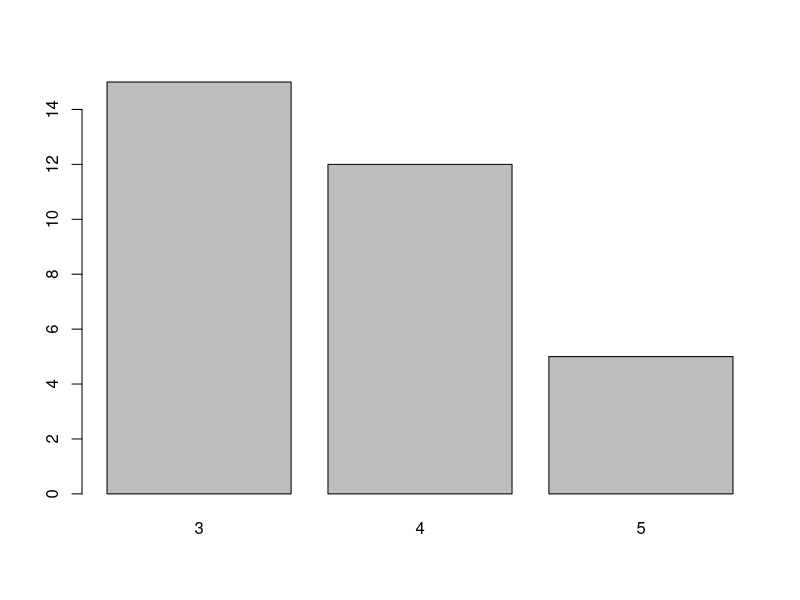
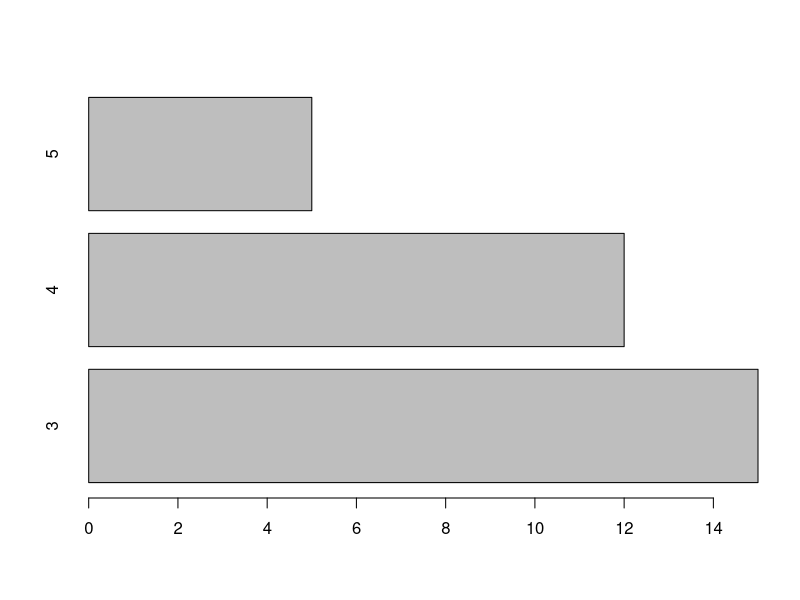
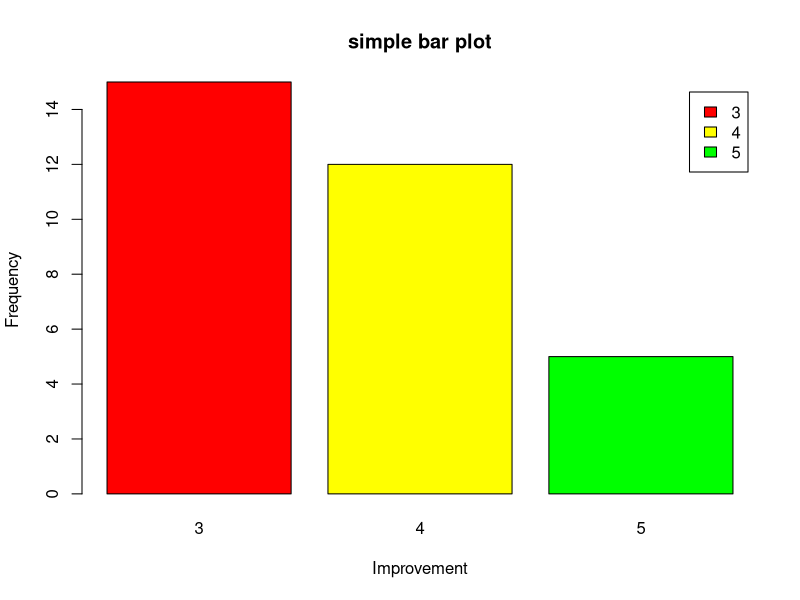
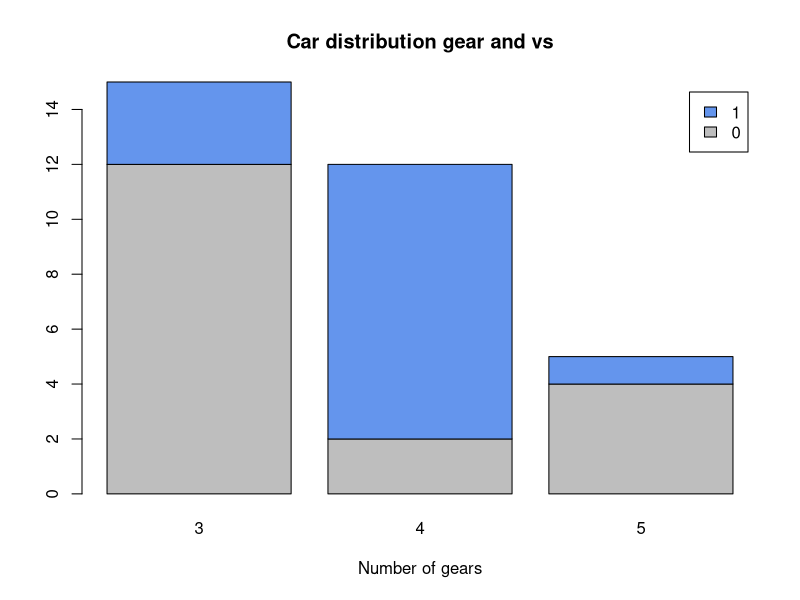
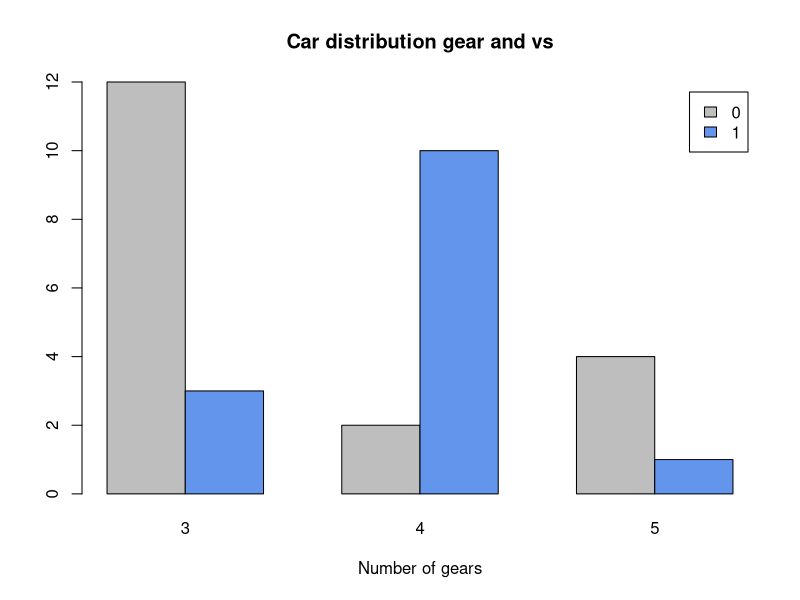
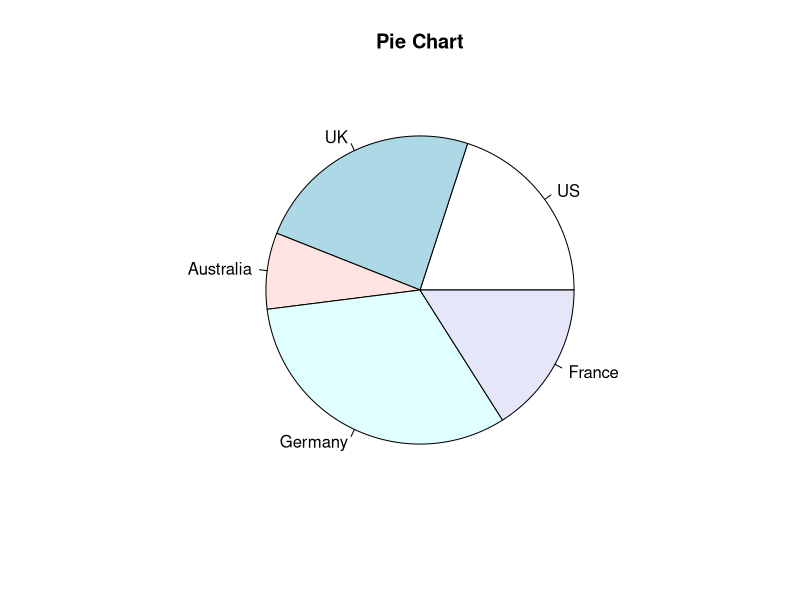
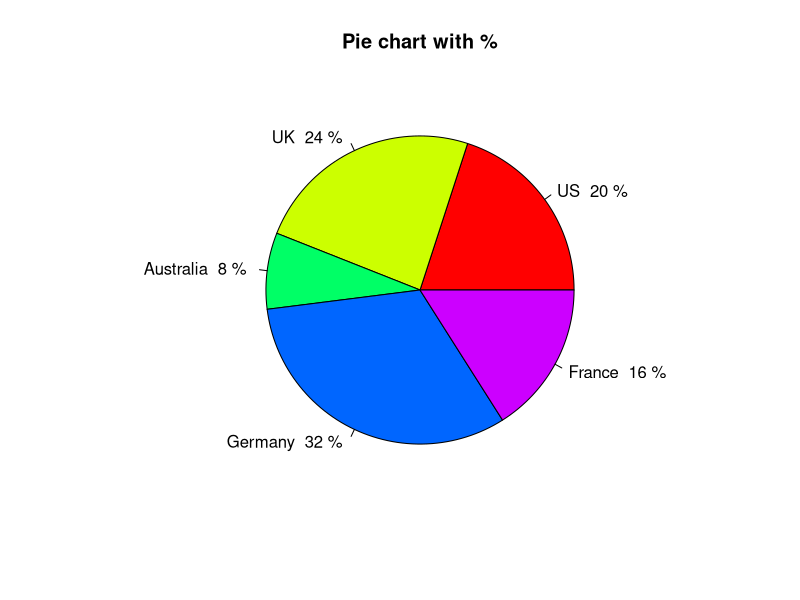
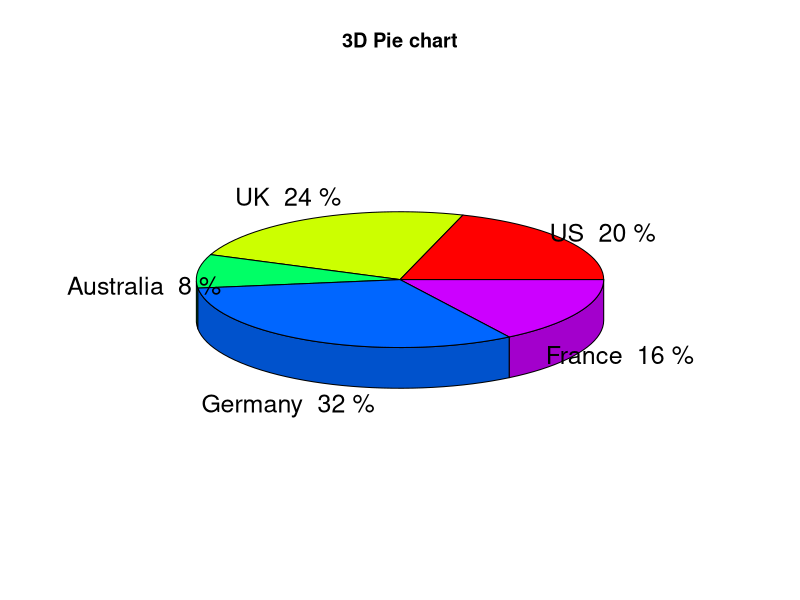

These figures' R source, in order:
mtcars
library(tidyverse)
getwd()
mtcars <- write_csv(mtcars,"data/mtcars.csv")

count <- table(mtcars$gear)
barplot(count)

#Horizontal barplot

barplot(count,horiz = T)

#Coloured plot

barplot(count,main = "simple bar plot",xlab = "Improvement",
        ylab ="Frequency",legend=rownames(count),col = c("red",
        "yellow","green"))

#stacked up barplot

count <- table(mtcars$vs,mtcars$gear)
head(count)

barplot(count,main = "Car distribution gear and vs",xlab = 
          "Number of gears",legend=rownames(count),col=c("grey","cornflowerblue"))

##stacked sides barplot

barplot(count,main = "Car distribution gear and vs",xlab = 
          "Number of gears",legend=rownames(count),col=c("grey",
          "cornflowerblue"),beside = T)

#Pie charts
install.packages("plotrix")
library(plotrix)
slices <- c(10,12,4,16,8)
lbls <- c("US","UK","Australia","Germany","France")
pie(slices,labels = lbls,main = "Pie Chart")
pct <- round(slices/sum(slices)*100)
lbls <- paste(lbls,"",pct,"%",seq="")
lbls

#Add % in the pie chart
pie(slices,labels = lbls,main="Pie chart with %",col = rainbow(5))

#3D Pie chart
pie3D(slices,labels=lbls,main="3D Pie chart",col = rainbow(5),explode = 0.0 )

#Histogram
hist(mtcars$mpg)
hist(mtcars$mpg,breaks = 10,col = "lightgreen")

#Density plot
density_data <- density(mtcars$mpg)
plot(density_data)

#Give meaningful title
plot(density_data,main = "Kernel density plot")

#Give colour to the plot using polygon function
polygon(density_data,col = "skyblue",border = "black")

#Line chart
#Create vectors first
weight <- c(2.5,2.8,3.2,4.8,5.1,5.9,6.8,7.1,7.8,8.1)
months <- c(0,1,2,3,4,5,6,7,8,9)
plot(months,weight,type = "b",main = "Baby Weight Chart")

plot(months,weight,type = "line",main = "Baby Weight Chart")

plot(months,weight,type = "point",main = "Baby Weight Chart")

#Box plot
vec <- c(3,2,5,6,4,8,1,2,3,2,4)
summary(vec)
boxplot(vec)
myboxplot <- boxplot(vec,varwidth = T)

#Heatmaps, simple and elaborate
data <- read_csv("data/ppg2008.csv")
# Ref https://flowingdata.com/2010/01/21/how-to-make-a-heatmap-a-quick-and-easy-solution/


data <- data[order(data$PTS),]


data <- data[,2:20]

data_matrix <- data.matrix(data)

data_heatmap <- heatmap(data_matrix,Rowv = NA,Colv = NA,col=cm.colors(256),scale = "column")

#file formats #jpeg,png, pdf,bmp

dev.copy(png,filename="myboxplot.png")
dev.off

jpeg("myboxplot.jpeg")
dev.off()

